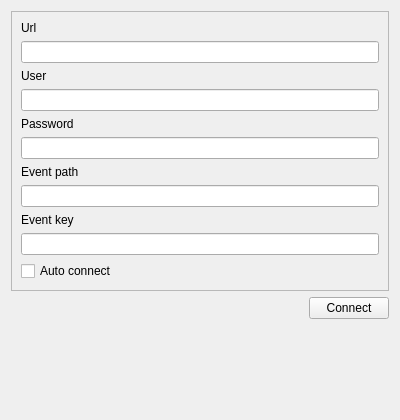
<?xml version="1.0" encoding="UTF-8"?>
<ui version="4.0">
 <class>LoginDialogWidget</class>
 <widget class="QWidget" name="LoginDialogWidget">
  <property name="geometry">
   <rect>
    <x>0</x>
    <y>0</y>
    <width>400</width>
    <height>420</height>
   </rect>
  </property>
  <property name="windowTitle">
   <string>Form</string>
  </property>
  <layout class="QVBoxLayout" name="verticalLayout">
   <item>
    <widget class="QFrame" name="frame">
     <property name="sizePolicy">
      <sizepolicy hsizetype="Preferred" vsizetype="Maximum">
       <horstretch>0</horstretch>
       <verstretch>0</verstretch>
      </sizepolicy>
     </property>
     <property name="frameShape">
      <enum>QFrame::StyledPanel</enum>
     </property>
     <property name="frameShadow">
      <enum>QFrame::Raised</enum>
     </property>
     <layout class="QVBoxLayout" name="verticalLayout_2">
      <item>
       <widget class="QLabel" name="label">
        <property name="sizePolicy">
         <sizepolicy hsizetype="Preferred" vsizetype="Fixed">
          <horstretch>0</horstretch>
          <verstretch>0</verstretch>
         </sizepolicy>
        </property>
        <property name="text">
         <string>Url</string>
        </property>
       </widget>
      </item>
      <item>
       <widget class="QLineEdit" name="url"/>
      </item>
      <item>
       <widget class="QLabel" name="error_2">
        <property name="sizePolicy">
         <sizepolicy hsizetype="Preferred" vsizetype="Fixed">
          <horstretch>0</horstretch>
          <verstretch>0</verstretch>
         </sizepolicy>
        </property>
        <property name="text">
         <string>User</string>
        </property>
       </widget>
      </item>
      <item>
       <widget class="QLineEdit" name="user"/>
      </item>
      <item>
       <widget class="QLabel" name="error_3">
        <property name="sizePolicy">
         <sizepolicy hsizetype="Preferred" vsizetype="Fixed">
          <horstretch>0</horstretch>
          <verstretch>0</verstretch>
         </sizepolicy>
        </property>
        <property name="text">
         <string>Password</string>
        </property>
       </widget>
      </item>
      <item>
       <widget class="QLineEdit" name="password">
        <property name="echoMode">
         <enum>QLineEdit::PasswordEchoOnEdit</enum>
        </property>
       </widget>
      </item>
      <item>
       <widget class="QLabel" name="error_4">
        <property name="sizePolicy">
         <sizepolicy hsizetype="Preferred" vsizetype="Fixed">
          <horstretch>0</horstretch>
          <verstretch>0</verstretch>
         </sizepolicy>
        </property>
        <property name="text">
         <string>Event path</string>
        </property>
       </widget>
      </item>
      <item>
       <widget class="QLineEdit" name="eventPath"/>
      </item>
      <item>
       <widget class="QLabel" name="error_5">
        <property name="sizePolicy">
         <sizepolicy hsizetype="Preferred" vsizetype="Fixed">
          <horstretch>0</horstretch>
          <verstretch>0</verstretch>
         </sizepolicy>
        </property>
        <property name="text">
         <string>Event key</string>
        </property>
       </widget>
      </item>
      <item>
       <widget class="QLineEdit" name="shvApiKey"/>
      </item>
      <item>
       <widget class="QCheckBox" name="autoConnect">
        <property name="text">
         <string>Auto connect</string>
        </property>
       </widget>
      </item>
     </layout>
    </widget>
   </item>
   <item>
    <layout class="QHBoxLayout" name="horizontalLayout">
     <item>
      <spacer name="horizontalSpacer">
       <property name="orientation">
        <enum>Qt::Horizontal</enum>
       </property>
       <property name="sizeHint" stdset="0">
        <size>
         <width>40</width>
         <height>20</height>
        </size>
       </property>
      </spacer>
     </item>
     <item>
      <widget class="QPushButton" name="btConnect">
       <property name="text">
        <string>Connect</string>
       </property>
      </widget>
     </item>
    </layout>
   </item>
   <item>
    <spacer name="verticalSpacer">
     <property name="orientation">
      <enum>Qt::Vertical</enum>
     </property>
     <property name="sizeHint" stdset="0">
      <size>
       <width>20</width>
       <height>40</height>
      </size>
     </property>
    </spacer>
   </item>
  </layout>
 </widget>
 <resources/>
 <connections/>
</ui>
